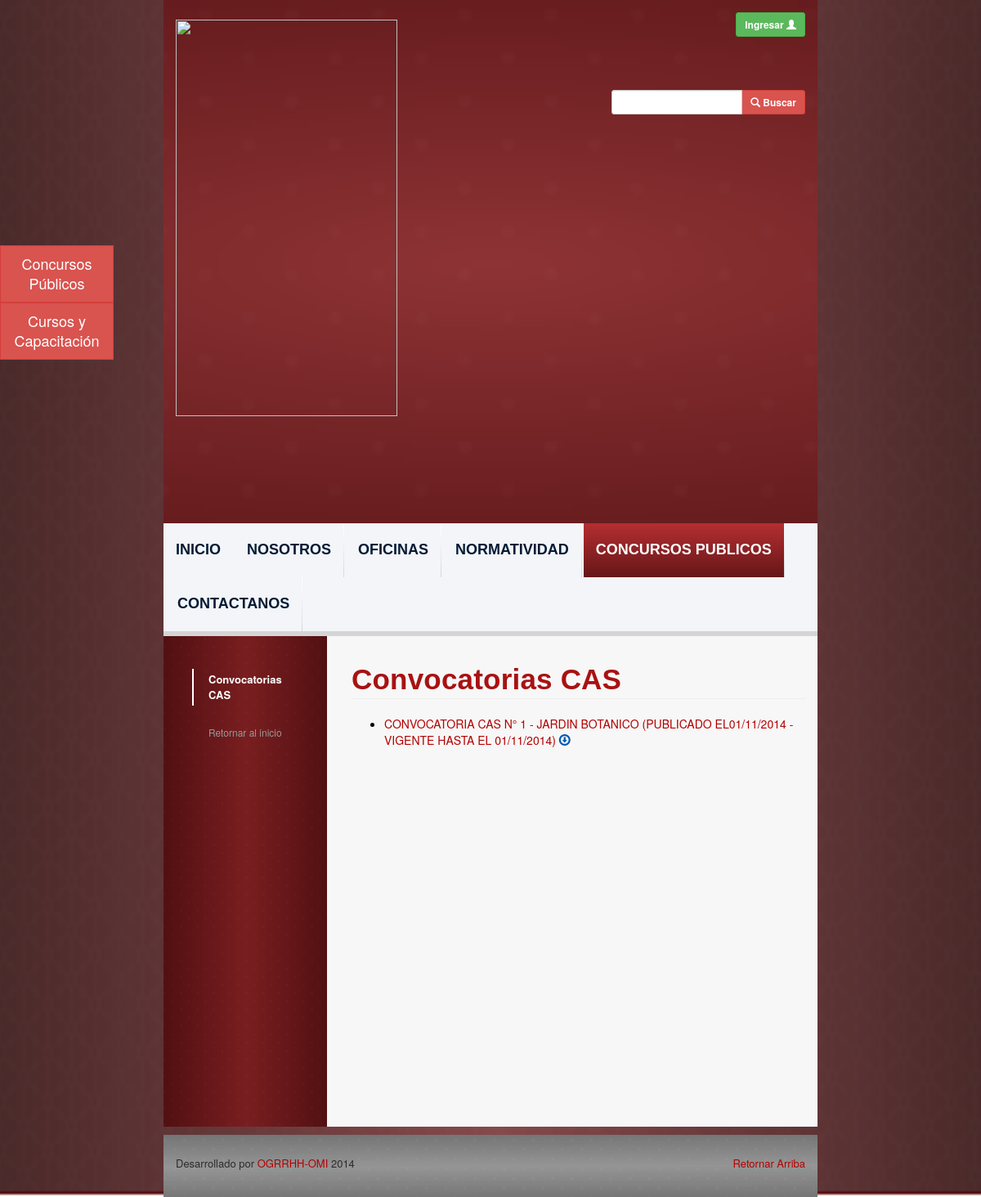
The app's page /work-with-us-calls.php, older data.
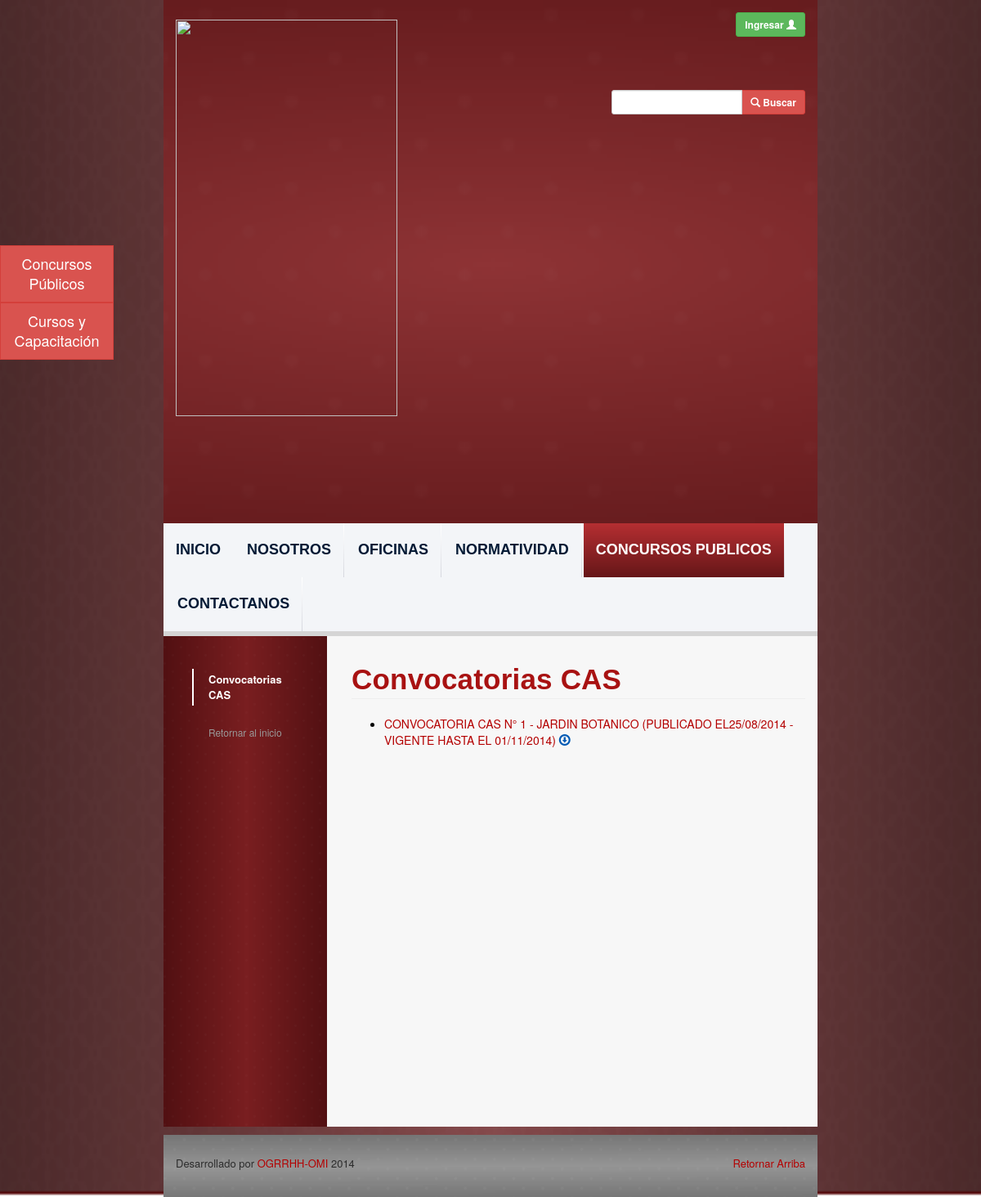
The same page, newer data.
### tables this page shows
CREATE TABLE `convocatories` (
  `id` int(11) NOT NULL AUTO_INCREMENT,
  `convocatory_type_id` int(11) NOT NULL,
  `dependency_id` int(11) NOT NULL,
  `number` int(11) NOT NULL,
  `title` varchar(500) NOT NULL,
  `life_date` date NOT NULL,
  `file_path` varchar(500) NOT NULL,
  `user_id` int(11) NOT NULL,
  `office_id` int(11) NOT NULL,
  `update_date` date NOT NULL,
  PRIMARY KEY (`id`)
);

CREATE TABLE `convocatory_types` (
  `id` int(11) NOT NULL AUTO_INCREMENT,
  `name` varchar(300) NOT NULL,
  PRIMARY KEY (`id`)
);

### php_files/ConnectionManager.php (called while the page is built, shortened)
<?php
class ConnectionManager{
	public $hostName = "localhost";
	public $userName = "root";
	public $password = "root";
	public $database = "ogrrhhwebsitedb";
	public $connection;
	public function createConnection(){
		$this->connection =  mysql_connect ( $this->hostName, $this->userName, $this->password );
	}
	public function selectDatabase(){
		return mysql_select_db ($this->database, $this->connection );
	}
	public function doQuery($query){
		$result = mysql_query ( $query, $this->connection );
		return $result;
	}
	public function closeConnection(){
		return mysql_close ($this->connection);
	}
}
?>

### php_files/ConvocatoryDAO.php (called while the page is built, shortened)
<?php
include 'ConnectionManager.php';
class ConvocatoryDAO {
	public function select() {
		$query = 	"SELECT c.id, c.number, c.title, date_format(c.life_date,'%d/%m/%Y') as life_date
					, c.file_path, date_format(c.update_date,'%d/%m/%Y') as update_date
					, ct.name as convocatory_type_name, ct.id as convocatory_type_id
					FROM convocatories c
					INNER JOIN convocatory_types ct on c.convocatory_type_id = ct.id
					ORDER BY c.life_date DESC";
		$connectionManager = new ConnectionManager ();
		$result = $connectionManager->doQuery ( $query );
		return $result;
	}
}
?>

### work-with-us-calls.php (the view, shortened to what this page needs)
<?php
include 'php_files/ConvocatoryDAO.php';
$convocatoryDAO = new ConvocatoryDAO();
$queryResult = $convocatoryDAO->select ();
?>
<html lang="es_PE">
<?php include('webframes/resources.php');?>
<body class="body-style">
	<div class="container-fluid">
		<div class="row background-image-style">
			<div class="col-md-8">
			<?php include('webframes/header.php');?>
			<div id="content-div" class="row">
				<?php include('webframes/left-navbar.php');?>
				<div class="col-md-9 text-content-style">
						<h1 id="universitary-legislation"
							class="font-style-medium-title-dark page-header ">Convocatorias
							CAS</h1>
						<ul>
							<?php
							while ( $row = mysql_fetch_assoc ( $queryResult ) ) {
								print("<li class='download-link'><a class='upper-case-link' href='view-convocatory.php?id=".$row ['id']."'>
								Convocatoria ". $row ['convocatory_type_name'] ." N° ".$row ['number']." - ". $row ['title'] ."
 									(Publicado el". $row ['update_date'] . " - Vigente hasta el ". $row ['life_date'] .")</a>
								<div class='download-link-message' data-toggle='tooltip' title='' data-original-title='Descargar'>
								<a class='blue-link-style ' href='" . Constants::ogrrhhFTPUrl . $row ['file_path'] . "' target='_blank'>
								<span class='glyphicon glyphicon-download'></span></a></div></li>");
							}
							?>
						</ul>
					</div>
				</div>
			<?php include('webframes/footer.php');?>
		</div>
		</div>
	</div>
</body>
</html>

Row changes from the older to the newer data that the page shows:
changed convocatories "JARDIN BOTANICO": update_date "01/11/2014" → "25/08/2014"
